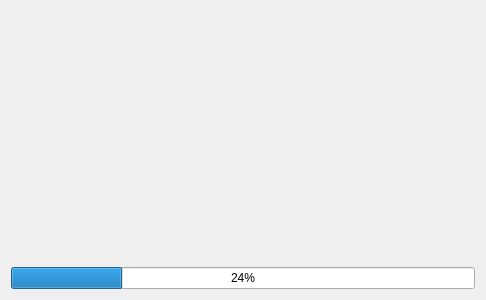
<?xml version="1.0" encoding="UTF-8"?>
<ui version="4.0">
 <class>LoadingScreen</class>
 <widget class="QWidget" name="LoadingScreen">
  <property name="geometry">
   <rect>
    <x>0</x>
    <y>0</y>
    <width>486</width>
    <height>300</height>
   </rect>
  </property>
  <property name="windowTitle">
   <string>Form</string>
  </property>
  <layout class="QVBoxLayout" name="verticalLayout">
   <item>
    <widget class="QWidget" name="introWidget" native="true">
     <property name="styleSheet">
      <string notr="true">background-image: url(:/image/Pattern);</string>
     </property>
     <layout class="QHBoxLayout" name="horizontalLayout">
      <item>
       <spacer name="horizontalSpacer">
        <property name="orientation">
         <enum>Qt::Horizontal</enum>
        </property>
        <property name="sizeHint" stdset="0">
         <size>
          <width>40</width>
          <height>20</height>
         </size>
        </property>
       </spacer>
      </item>
      <item>
       <widget class="QLabel" name="label">
        <property name="styleSheet">
         <string notr="true">background-image: url(:/image/None);</string>
        </property>
        <property name="text">
         <string/>
        </property>
        <property name="pixmap">
         <pixmap resource="../resource/resource.qrc">:/image/logoefoto.png</pixmap>
        </property>
       </widget>
      </item>
      <item>
       <spacer name="horizontalSpacer_2">
        <property name="orientation">
         <enum>Qt::Horizontal</enum>
        </property>
        <property name="sizeHint" stdset="0">
         <size>
          <width>40</width>
          <height>20</height>
         </size>
        </property>
       </spacer>
      </item>
     </layout>
    </widget>
   </item>
   <item>
    <widget class="QProgressBar" name="progressBar">
     <property name="value">
      <number>24</number>
     </property>
    </widget>
   </item>
  </layout>
 </widget>
 <resources>
  <include location="../resource/resource.qrc"/>
 </resources>
 <connections/>
</ui>
